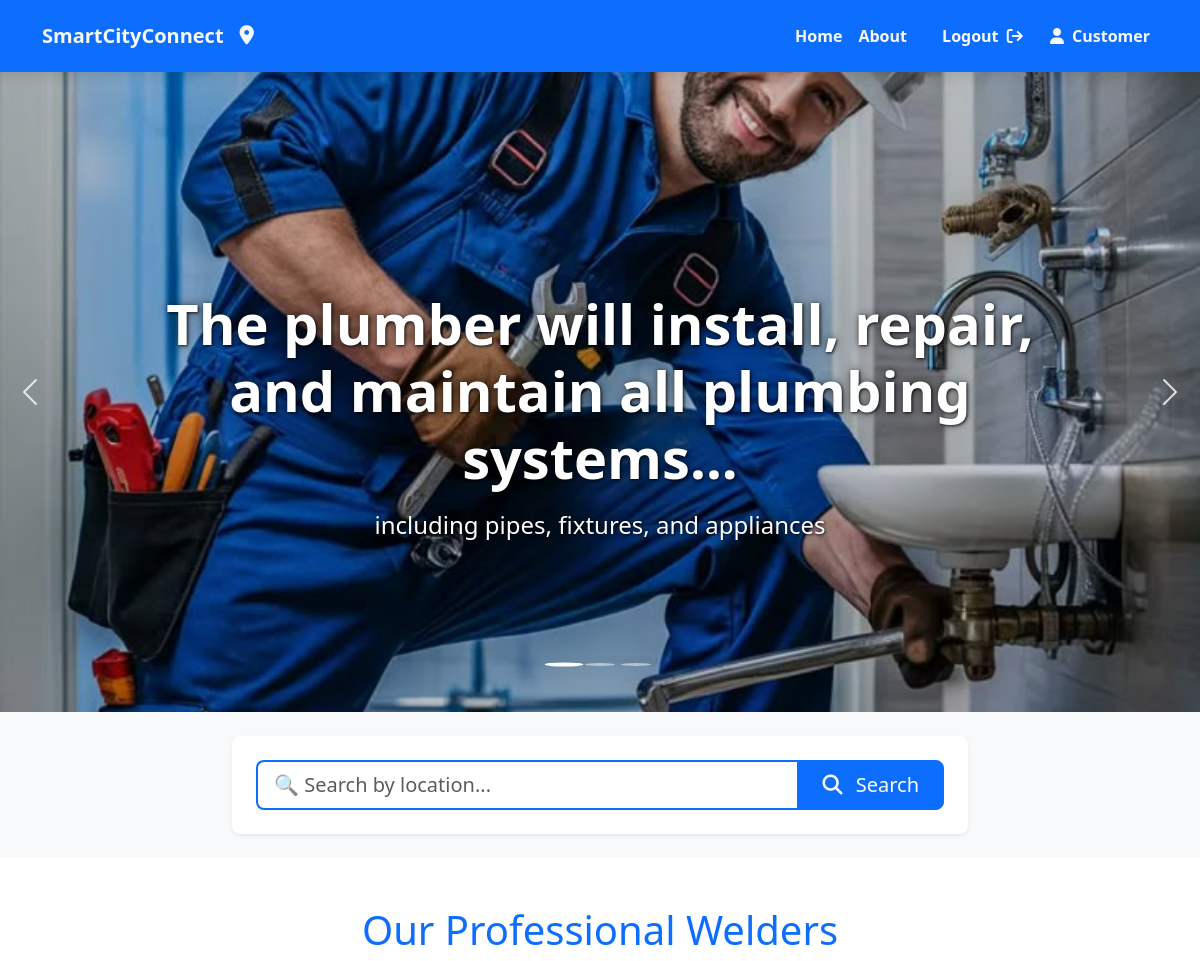
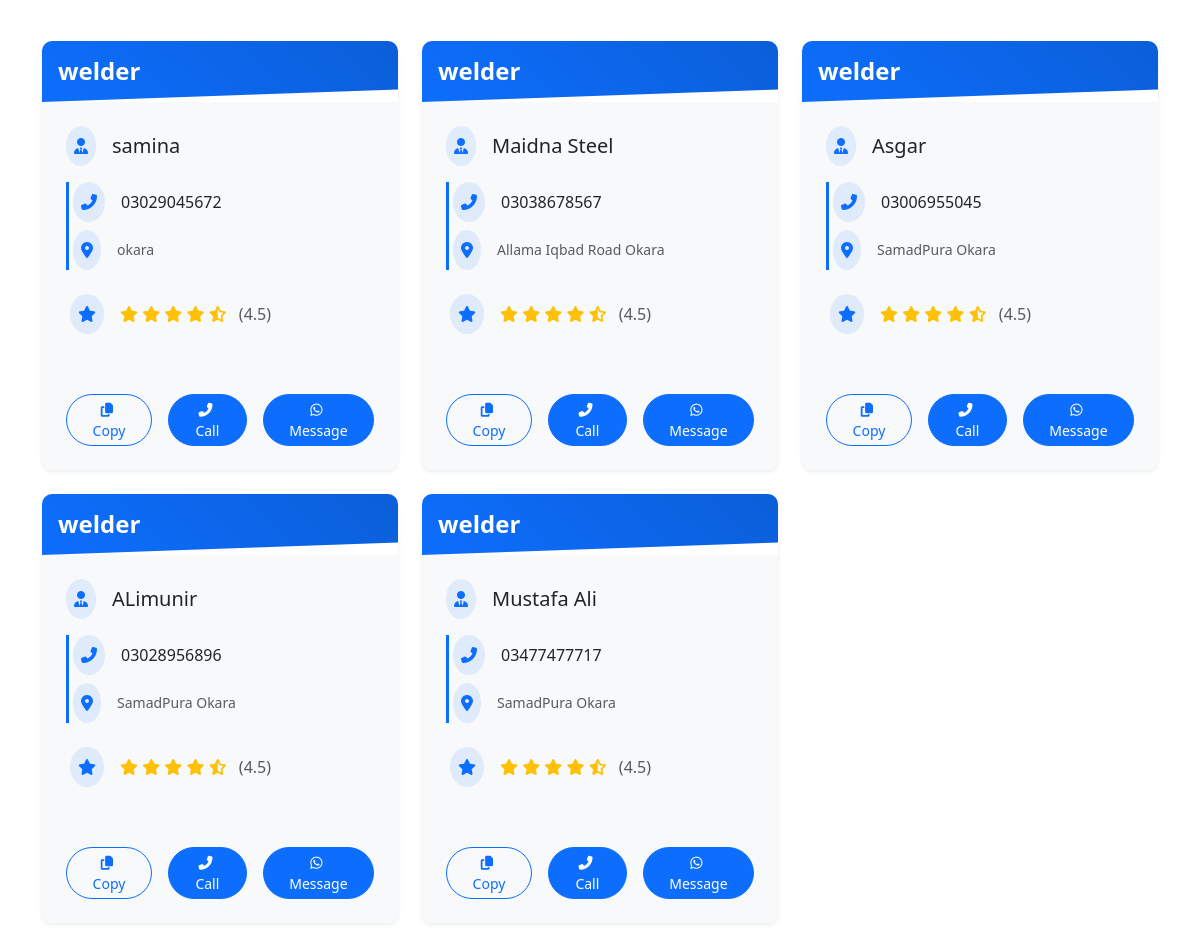
The app's page /Welder/ (signed in) with its own data (2 pictures, top to bottom).
### smartcity/models.py (models this page shows, shortened)
class ServiceProviderR(models.Model):
    SERVICE_CHOICES = [
        ('plumber', 'Plumber'),
        ('electrician', 'Electrician'),
        ('carpenter', 'Carpenter'),
        ('painter', 'Painter'),
        ('welder', 'Welder'),
        ('cable', 'Cable Provider'),
        ('internet', 'Internet Service'),
        ('groceries', 'Groceries'),
    ]
    username=models.CharField(max_length=100)
    service_image = models.ImageField(upload_to='service_images/')
    servicename = models.CharField(max_length=100, null=False ,choices=SERVICE_CHOICES)
    first_name=models.CharField(max_length=100)
    last_name=models.CharField(max_length=100)
    Phoneno = models.CharField(max_length=11)
    address = models.TextField()
    email=models.EmailField()
    password = models.CharField(max_length=128, null=False)
    is_approved = models.BooleanField(default=False)
    rating = models.DecimalField(max_digits=3, decimal_places=2, default=0.00)
    description = models.TextField(blank=True, null=True)
    is_rejected = models.BooleanField(default=False)
    approval_date = models.DateTimeField(null=True, blank=True)
    def __init__(self, *args, **kwargs):
        super().__init__(*args, **kwargs)
        self._original_is_approved = self.is_approved  # Track approval status changes
    class Meta:
        verbose_name = "Service Provider"
        verbose_name_plural = "Service Providers"
        ordering = ['-id']

### smartcity/views.py (the view)
# urls.py: path('Welder/',Welder,name="Welder"),
def Welder(request):
    if not request.session.get('is_logged_in'):
        return redirect('/Loginpage/?next=/Welder/')
    queryset=ServiceProviderR.objects.filter(
        servicename__iexact='welder'
    ).order_by('-rating')
    location=request.GET.get('location','')
    if location:
        queryset=queryset.filter(address__icontains=location)
        page_title=f'Welders in {location}'
    else:
        page_title='Professional welders'
    context={
        'welders':queryset,
        'page_title':page_title,
        'search_location':location,
        'user_type':request.session.get('user_type'),
        'user_id':request.session.get('user_id')
    }
    return render(request,'Welder.html',context)

### smartcity/templates/Welder.html (shortened to what this page needs)
{% load static %}
<!DOCTYPE html>
<html lang="en">
<head>
    <link href="https://cdn.jsdelivr.net/npm/bootstrap@5.3.3/dist/css/bootstrap.min.css" rel="stylesheet">
    <link rel="stylesheet" href="https://cdnjs.cloudflare.com/ajax/libs/font-awesome/6.6.0/css/all.min.css">
    <link rel="stylesheet" href="{% static 'css/Welder.css' %}">
</head>
<body>
    <div class="container-fluid bg-primary navbar-container sticky-top">
        <div class="container">
            <nav class="navbar navbar-expand-lg navbar-dark">
                <a class="navbar-brand text-light fw-bold d-flex align-items-center brand-logo" href="{% url 'Home' %}">
                    <span class="logo-text">SmartCityConnect</span>
                    <i class="fa-solid fa-location-dot logo-icon ms-2"></i>
                </a>
                <div class="collapse navbar-collapse justify-content-lg-end" id="navbarNav">
                    <ul class="navbar-nav nav-items">
                        <li class="nav-item">
                            <a href="{% url 'Home' %}" class="nav-link text-light fw-bold nav-link-hover">
                                <span>Home</span>
                            </a>
                        </li>
                        <li class="nav-item">
                            <a href="{% url 'About' %}" class="nav-link text-light fw-bold nav-link-hover">
                                <span>About</span>
                            </a>
                        </li>
                        {% if request.session.is_logged_in %}
                        <li class="nav-item">
                            <li class="nav-item">
                                <form method="post" action="{% url 'logout' %}" class="d-inline">
                                    <button type="submit" class="nav-link text-light fw-bold nav-link-hover login-btn" style="background: none; border: none; cursor: pointer;">
                                        <span>Logout</span>
                                        <i class="fa-solid fa-arrow-right-from-bracket ms-1"></i>
                                    </button>
                                </form>
                        </li>
                        <li class="nav-item">
                            <span class="nav-link text-light fw-bold">
                                {% if request.session.user_type == 'provider' %}
                                <i class="fas fa-tools me-1"></i> Provider
                              {% else %}
                               <i class="fas fa-user me-1"></i> Customer
                               {% endif %}
                           </span>
                            </li>
                        {% endif %}
                         </ul>
                </div>
            </nav>
        </div>
    </div>
    <div id="serviceCarousel" class="carousel slide">
        <div class="carousel-indicators">
            <button type="button" data-bs-target="#serviceCarousel" data-bs-slide-to="0" class="active"></button>
            <button type="button" data-bs-target="#serviceCarousel" data-bs-slide-to="1"></button>
            <button type="button" data-bs-target="#serviceCarousel" data-bs-slide-to="2"></button>
        </div>
        <div class="carousel-inner">
            <div class="carousel-item active">
                <img src="{% static 'media/plumber.jpeg' %}" class="d-block w-100 slider-img" alt="Plumbing services">
                <div class="carousel-caption d-none d-md-block">
                    <h2 class="slider-title animate__animated animate__fadeIn">The plumber will install, repair, and maintain all plumbing systems...</h2>
                    <p class="slider-subtitle animate__animated animate__fadeIn animate__delay-1s">including pipes, fixtures, and appliances</p>
                </div>
            </div>
        </div>
        <button class="carousel-control-prev" type="button" data-bs-target="#serviceCarousel" data-bs-slide="prev">
            <span class="carousel-control-prev-icon" aria-hidden="true"></span>
        </button>
        <button class="carousel-control-next" type="button" data-bs-target="#serviceCarousel" data-bs-slide="next">
            <span class="carousel-control-next-icon" aria-hidden="true"></span>
        </button>
    </div>
    <div class="container-fluid py-4 search-section">
        <div class="container">
            <div class="row justify-content-center">
                <div class="col-lg-8 col-md-10">
                    <div class="bg-white p-4 rounded-3 shadow-sm">
                        <form action="{% url 'Welder' %}" method="GET" class="search-form">
                            <div class="input-group">
                                <input type="search" name="location" class="form-control form-control-lg border-primary border-2"
                                       placeholder="🔍 Search by location..." value="{{ search_location|default:'' }}">
                                <button class="btn btn-primary btn-lg px-4" type="submit">
                                    <i class="fas fa-search me-2"></i> Search
                                </button>
                            </div>
                        </form>
                    </div>
                </div>
            </div>
        </div>
    </div>
    <div class="container py-5">
        <h1 class="text-center mb-5 text-primary animate__animated animate__fadeInDown">Our Professional Welders</h1>
        <div class="row row-cols-1 row-cols-md-2 row-cols-lg-3 g-4">
            {% for welder in welders %}
            <div class="col">
                <div class="card h-100 border-0 electrician-card shadow-sm">
                    <div class="card-header bg-primary border-0 py-3 position-relative overflow-hidden">
                        <h4 class="mb-0 text-center text-white fw-bold service-title animate__animated animate__fadeIn">
                            {{ welder.servicename }}
                        </h4>
                    </div>
                    <div class="card-body text-left d-flex flex-column bg-light">
                        <div class="d-flex align-items-center mb-3 animate__animated animate__fadeInLeft">
                            <div class="bg-primary bg-opacity-10 p-2 rounded-circle me-3">
                                <i class="fas fa-user-tie text-primary"></i>
                            </div>
                            <h5 class="card-title mb-0 text-dark">
                                {% firstof welder.get_full_name.strip welder.username %}
                            </h5>
                        </div>
                        <div class="contact-info mb-4 ps-1">
                            <div class="d-flex align-items-center mb-2 animate__animated animate__fadeInLeft" style="animation-delay: 0.1s;">
                                <div class="bg-primary bg-opacity-10 p-2 rounded-circle me-3">
                                    <i class="fas fa-phone-alt text-primary"></i>
                                </div>
                                <span class="phone-number text-dark">{{ welder.Phoneno }}</span>
                            </div>
                            <div class="d-flex align-items-center animate__animated animate__fadeInLeft" style="animation-delay: 0.2s;">
                                <div class="bg-primary bg-opacity-10 p-2 rounded-circle me-3">
                                    <i class="fas fa-map-marker-alt text-primary"></i>
                                </div>
                                <small class="text-muted">
                                    <a href="https://www.google.com/maps/search/?api=1&query={{ welder.address|urlencode }}"
                                       target="_blank"
                                       class="text-decoration-none text-muted hover-text-primary">
                                        {{ welder.address }}
                                    </a>
                                </small>
                            </div>
                        </div>
                        <div class="mb-4 ps-1 animate__animated animate__fadeInLeft" style="animation-delay: 0.3s;">
                            <div class="d-flex align-items-center">
                                <div class="bg-primary bg-opacity-10 p-2 rounded-circle me-3">
                                    <i class="fas fa-star text-primary"></i>
                                </div>
                                <div class="text-warning">
                                    <i class="fas fa-star"></i>
                                    <i class="fas fa-star"></i>
                                    <i class="fas fa-star"></i>
                                    <i class="fas fa-star"></i>
                                    <i class="fas fa-star-half-alt"></i>
                                    <span class="text-muted ms-2">(4.5)</span>
                                </div>
                            </div>
                        </div>
                        <div class="mt-auto d-flex justify-content-center gap-3 pt-3 animate__animated animate__fadeInUp" style="animation-delay: 0.4s;">
                            <button class="copy-btn btn btn-outline-primary btn-sm px-3 rounded-pill hover-lift"
                                    data-phone="{{ welder.Phoneno }}">
                                <i class="fas fa-copy me-1"></i> Copy
                            </button>
                            <a href="tel:{{ welder.Phoneno }}" class="btn btn-primary btn-sm call-btn text-white px-3 rounded-pill hover-lift">
                                <i class="fas fa-phone-alt me-1"></i> Call
                            </a>
                            <a href="https://wa.me/{{ welder.Phoneno|cut:' '|cut:'+' }}?text=Hello%20{{ welder.user.get_full_name|urlencode }}%20I%20need%20your%20{{ welder.servicename|urlencode }}%20service"
                               class="btn btn-primary btn-sm whatsapp-btn text-white px-3 rounded-pill hover-lift"
                               target="_blank">
                                <i class="fab fa-whatsapp me-1"></i> Message
                            </a>
                        </div>
                    </div>
                </div>
            </div>
            {% empty %}
            <div class="col-12 animate__animated animate__fadeIn">
                <div class="alert alert-info text-center">No Welders available at the moment.</div>
            </div>
            {% endfor %}
        </div>
    </div>
</body>
</html>

### records on screen
ServiceProviderR: servicename "welder", username "samina", Phoneno "03029045672", address "okara"
ServiceProviderR: servicename "welder", username "Maidna Steel", Phoneno "03038678567", address "Allama Iqbad Road Okara"
ServiceProviderR: servicename "welder", username "Asgar", Phoneno "03006955045", address "SamadPura Okara"
ServiceProviderR: servicename "welder", username "ALimunir", Phoneno "03028956896", address "SamadPura Okara"
ServiceProviderR: servicename "welder", username "Mustafa Ali", Phoneno "03477477717", address "SamadPura Okara"
